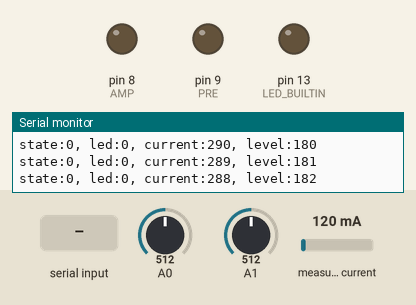
The sketch below on a simulated Arduino Uno, built with avr-gcc and run on an emulated ATmega328P. Shown: output pins drawn as LEDs (lit = HIGH), the last lines printed to the serial monitor. The test bench sets the inputs (shaded band); at power-on: A0 = 512, A1 = 512, measured current 120 mA.

Above: at 1.2 s.
1.3 s: "1\n" received over Serial
At 7.2 s:
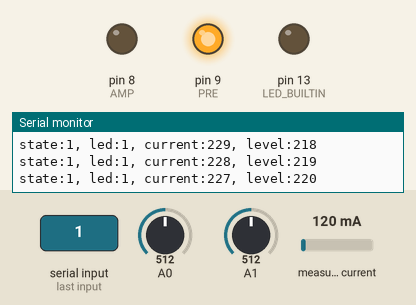
At 9.6 s:
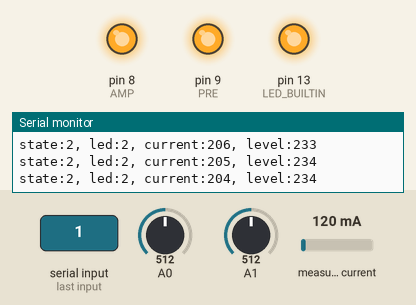
Timing chart, 0 to 10.3 s (numbered marks = the images above; inputs shaded):
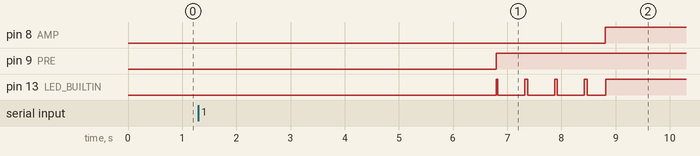

The sketch:

amplifier-auto-on-off.ino
```cpp
#include <Streaming.h>
#include <avr/wdt.h>
#include "ACS712.h"

// Контроллер включения отключения аудиосборки по наличию/отсутсвия аудиосигнала
// слушает аналог на A1 и A2
// при обнаружении сигнала
// 	1. запускается цикл включения
//		включает канал 1 (фильтры/преды/ЦАП)
//		взводит таймер1 до включения канала 2 (усилители)
//		после обнуления таймера1 если сигнал есть переходит к включает канал2
//		взводит таймер2 (защита от выключения сразу)
//	при пропадании звука
//	запускаем цикл выключения (если таймер2 истёк)
//		выключаем канал 2
//		взводим таймер1
//		после обнуления таймера1 выключаем канал2
//		взводим таймер2 (защитный)
//
//Состояния:
//				нет звука								(светодио не светится)
//				есть звук, цикл включения				(светодиод медленно мигает)
//				есть звук, включено						(светится непрерывно)
//				нет звука, цикл выключения				(светодиод быстро мигает)


//индикаторы (исп. одноцветный диод)
// LED_BUILTIN

#define PRE 9  // нагрузка 1 - преды
#define AMP 8  // нагрузка 2 - усилители

//константы интервалов в мсек
#define POOL_INT 100

// порог тишины
#define MIN_LEVEL 175
#define HISTERESIL_LEVEL 10
#define ZERO_LEVEL 174
// порог тока
#define MIN_CURRENT 500
#define HISTERESIL_CURRENT 100
#define ZERO_CURRENT_VALUE 300

// Переменные пуллинга
unsigned long curMillis;
unsigned long prevMillisLED = 0;
unsigned long prevMillis1 = 0;

//---------------------------------------------------------------------------
uint8_t SerialDBG, TimeON_RO;
uint16_t level, currentMillis;

ACS712 acSensor(A1, 5.0, 1023, 185);

//---------------------------------------------------------------------------
enum mSTATE_t {  //режим работы
  WAIT,          //слушаем и ждем (выключены все каналы)
  ON_01,         //включен 1 выход
  ON_11,         //включен 1+2 выход
  OFF_10,        //цикл выключения 2 выход отключен
  OFF_00         //цикл выключения 2+1 выходы отключены
};
mSTATE_t mSTATE;

void PrintStatus(void) {
  switch (mSTATE) {
    case WAIT: Serial << F("WAIT") << endl; break;
    case ON_01: Serial << F("ON_01") << endl; break;
    case ON_11: Serial << F("ON_11") << endl; break;
    case OFF_10: Serial << F("OFF_10") << endl; break;
    case OFF_00: Serial << F("OFF_00") << endl; break;
  };
}

//---------------------------------------------------------------------------
void (*Reset)(void) = 0;  // Reset CON function

//---------------------------------------------------------------------------
// длинная буфера усреднения
#define BUF_LENGTH 256
// буфера усреднения
int valuesAudioBuffer[BUF_LENGTH];
int valuesCurrentBuffer[BUF_LENGTH];
int bufferPosition = 0;
void ProcessSensors(void) {
  if (bufferPosition >= BUF_LENGTH) {
    bufferPosition = 0;
  }
  analogRead(A0);
  analogRead(A0);
  analogRead(A0);
  valuesAudioBuffer[bufferPosition] = analogRead(A0);
  valuesAudioBuffer[bufferPosition] = valuesAudioBuffer[bufferPosition] < ZERO_LEVEL ? 0 : valuesAudioBuffer[bufferPosition] - ZERO_LEVEL;

  analogRead(A1);
  analogRead(A1);
  analogRead(A1);
  valuesCurrentBuffer[bufferPosition] = acSensor.mA_peak2peak(50, 1);
  valuesCurrentBuffer[bufferPosition] = valuesCurrentBuffer[bufferPosition] < ZERO_CURRENT_VALUE ? 0 : valuesCurrentBuffer[bufferPosition] - ZERO_CURRENT_VALUE;
  bufferPosition++;

  uint32_t valAudio = 0;
  uint32_t valCurrent = 0;
  for (int i = 0; i < BUF_LENGTH; i++) {
    valAudio += valuesAudioBuffer[i];
    valCurrent += valuesCurrentBuffer[i];
  }
  level = valAudio / BUF_LENGTH;
  currentMillis = valCurrent / BUF_LENGTH;
}

//---------------------------------------------------------------------------
struct LED_MODE_t {
  bool blink;
  uint16_t t1, t2;  // свечения, пауза
  uint8_t r, g, b;
};

enum LM_t {
  LM_WAIT,
  LM_ON_01,
  LM_ON_11,
  LM_OFF_10,
  LM_OFF_00
};
LM_t LED_MODE;

LED_MODE_t lm[5] = {
  { 0, 0, 0, 0, 0, 0 },       //LM_WAIT,    не горит
  { 1, 50, 500, 255, 0, 0 },  //LM_ON_01, 	редко мигает 0,5сек
  { 0, 0, 0, 255, 0, 0 },     //LM_ON_11, 	горит
  { 1, 50, 250, 255, 0, 0 },  //LM_OFF_10,  часто мигает
  { 1, 50, 50, 255, 0, 0 }    //LM_OFF_11,  очень часто мигает
};

//---------------------------------------------------------------------------
void setRGB(uint8_t p_Y, uint8_t p_G, uint8_t p_B) {
  //инвертнем ибо общий анод и 0 зажигает, а 255 гасит диод
  digitalWrite(LED_BUILTIN, p_Y);
}

//---------------------------------------------------------------------------
void ProcessLED() {
  if (lm[LED_MODE].blink) {
    //Если цикл режима светодиода кончился - ставим цикл в начало
    if (curMillis - prevMillisLED > lm[LED_MODE].t1 + lm[LED_MODE].t2)
      prevMillisLED = curMillis;

    if ((prevMillisLED < curMillis) && (curMillis <= (prevMillisLED + lm[LED_MODE].t1))) {  //фаза удержания яркости
      setRGB(lm[LED_MODE].r, lm[LED_MODE].g, lm[LED_MODE].b);
    } else {
      if (prevMillisLED + lm[LED_MODE].t1 < curMillis && curMillis <= prevMillisLED + lm[LED_MODE].t1 + lm[LED_MODE].t2) {  //фаза выключения
        setRGB(0, 0, 0);
      }
    }
  } else
    setRGB(lm[LED_MODE].r, lm[LED_MODE].g, lm[LED_MODE].b);
}

//---------------------------------------------------------------------------
void PrintSensors() {
  Serial << F("state:") << mSTATE << F(", ");
  Serial << F("led:") << LED_MODE << F(", ");
  Serial << F("current:") << currentMillis << F(", ");
  Serial << F("level:") << level;
  Serial << endl;
}
//---------------------------------------------------------------------------
bool isSensorLevelUp(void) {
  bool sound = level > MIN_LEVEL + HISTERESIL_LEVEL;
  bool current = currentMillis > MIN_CURRENT + HISTERESIL_CURRENT;
  return sound || current;
}

bool isSensorLevelDown(void) {
  bool sound = level < MIN_LEVEL - HISTERESIL_LEVEL;
  bool current = currentMillis < MIN_CURRENT - HISTERESIL_CURRENT;
  return sound && current;
}

uint8_t checkCount = 0;
#define WAIT_CHECK_COUNT 50
#define ON_11_CHECK_COUNT 20
#define OFF_CHECK_COUNT 200
void ProcessState(void) {
  switch (mSTATE) {
    //********************
    case WAIT:
      if (isSensorLevelUp()) {
        checkCount++;
      } else {
        checkCount = 0;
      }
      if (checkCount >= WAIT_CHECK_COUNT) {
        checkCount = 0;
        digitalWrite(PRE, HIGH);
        mSTATE = ON_01;
      }
      break;
    //********************
    case ON_01:
      checkCount++;
      if (checkCount >= ON_11_CHECK_COUNT) {
        checkCount = 0;
        digitalWrite(AMP, HIGH);
        mSTATE = ON_11;
      }
      break;
    //********************
    case ON_11:
      if (isSensorLevelDown()) {
        checkCount++;
      } else {
        checkCount = 0;
      }
      if (checkCount >= WAIT_CHECK_COUNT) {
        digitalWrite(AMP, LOW);
        mSTATE = OFF_10;
        checkCount = 0;
      }
      break;
    //********************
    case OFF_10:
      checkCount++;
      if (checkCount >= OFF_CHECK_COUNT) {
        checkCount = 0;
        digitalWrite(PRE, LOW);
        mSTATE = OFF_00;
      }
      break;
    //********************
    case OFF_00:
      checkCount++;
      if (checkCount >= WAIT_CHECK_COUNT) {
        checkCount = 0;
        mSTATE = WAIT;
      }
      break;
  }
}

//---------------------------------------------------------------------------
String inputString = "";         // a string to hold incoming data
boolean stringComplete = false;  // whether the string is complete

void serialEvent() {
  while (Serial.available()) {
    // get the new byte:
    char inChar = (char)Serial.read();
    // add it to the inputString:
    inputString += inChar;
    // if the incoming character is a newline, set a flag
    // so the main loop can do something about it:
    // Пришлось придумать символ-заменитель переводу строки - в кач-ве параметра в cmd \n передать не удалось
    if (inChar == '\n' || inChar == '@' || inChar == ';') {
      inputString.replace('@', '\n');
      inputString.replace(';', '\n');
      stringComplete = true;
    }
  }
}

//--------------------------------------------------------------------------
void SelfTest(void) {
  Serial << endl;
  ProcessSensors();

  PrintSensors();
  Serial << F("Test outputs:") << endl;

  wdt_reset();  // не забываем сбросить смотрящую собаку

  Serial << F("PRE channel ON...");
  digitalWrite(PRE, HIGH);
  delay(1000);
  Serial << F("OFF") << endl;
  digitalWrite(PRE, LOW);
  Serial << F("AMP channel ON...");
  digitalWrite(AMP, HIGH);
  delay(1000);
  Serial << F("OFF") << endl;
  digitalWrite(AMP, LOW);

  wdt_reset();  // не забываем сбросить смотрящую собаку

  Serial << F("Self test complete") << endl;
}

//---------------------------------------------------------------------------
void setup() {
  uint8_t tmpi;

  wdt_enable(WDTO_8S);

  pinMode(PRE, OUTPUT);
  digitalWrite(PRE, LOW);
  pinMode(AMP, OUTPUT);
  digitalWrite(AMP, LOW);

  pinMode(LED_BUILTIN, OUTPUT);

  analogReference(DEFAULT);

  SerialDBG = 1;
  Serial.begin(115200);
  inputString.reserve(200);

  mSTATE = WAIT;

  LED_MODE = LM_WAIT;

  for (int i = 0; i < BUF_LENGTH; i++) {
    valuesAudioBuffer[i] = MIN_LEVEL;
    valuesCurrentBuffer[i] = ZERO_CURRENT_VALUE;
  }

  PrintStatus();
}

//--------------------------------------------------------------------------
void loop() {

  wdt_reset();  // не забываем сбросить смотрящую собаку

  ProcessLED();

  curMillis = millis();

  //проверим на переполнение
  if (prevMillis1 > curMillis || prevMillisLED > curMillis) {
    prevMillis1 = 0;
    prevMillisLED = 0;
  }

  //Еже-действия
  if (curMillis - prevMillis1 > POOL_INT) {
    prevMillis1 = curMillis;

    ProcessSensors();

    ProcessState();

    // print the string when a newline arrives:
    if (stringComplete) {
      inputString.toLowerCase();
      inputString.trim();
      Serial << inputString << endl;
      if (inputString.equals(F("help"))) {
        Serial << F("comands:") << endl;
        Serial << F("diag") << endl;
        Serial << F("debug=on") << endl;
        Serial << F("debug=off") << endl;
      }
      if (inputString.equals(F("status")) || inputString.equals(F("diag"))) {
        PrintSensors();
      }
      if (inputString.equals(F("debug=on")) || inputString.equals(F("debug on"))) SerialDBG = 1;
      if (inputString.equals(F("debug=off")) || inputString.equals(F("debug off"))) SerialDBG = 0;
      // clear the string:
      inputString = "";
      stringComplete = false;
    }

    if (SerialDBG) PrintSensors();
  }

  switch (mSTATE) {
    case WAIT: LED_MODE = LM_WAIT; break;
    case ON_01: LED_MODE = LM_ON_01; break;
    case ON_11: LED_MODE = LM_ON_11; break;
    case OFF_10: LED_MODE = LM_OFF_10; break;
    case OFF_00: LED_MODE = LM_OFF_00; break;
  }
}
```
